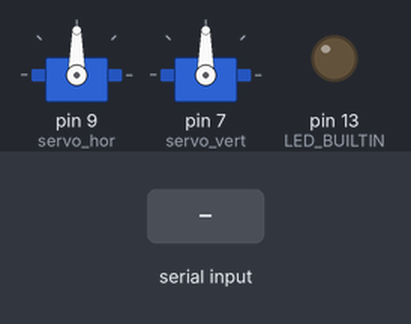
A sketch run on a simulated Arduino Uno, built with avr-gcc and run on an emulated ATmega328P. On the bench: 2 × servo, output pins drawn as LEDs (lit = HIGH). Inputs (shaded band) come from the test bench.

Above: at 1.2 s.
1.3 s: "1\n" received over Serial
At 2.1 s:
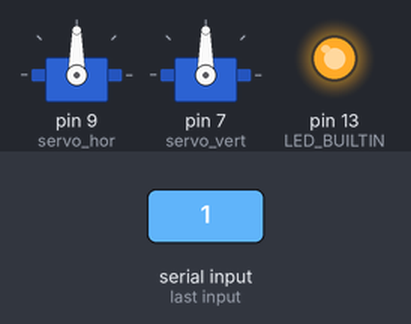
2.8 s: "90,45\n" received over Serial
At 3.2 s:
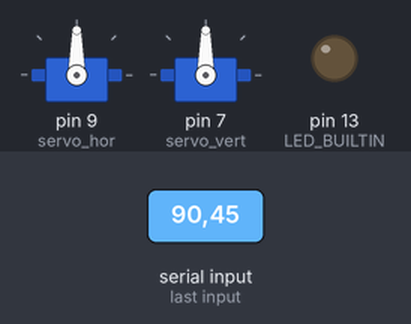
Timing chart, 0 to 5.8 s (numbered marks = the images above; inputs shaded):
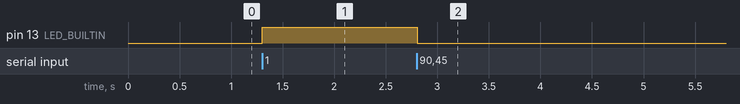

The sketch:

shoot_and_move.ino
```cpp
#include <Servo.h>

Servo servo_hor;
Servo servo_vert;// create servo object to control a servo
// twelve servo objects can be created on most boards

int pos_hor = 90;
int pos_vert = 90;// variable to store the servo position
int d;
int x;
int dx = 3;
int dy = 3;

void setup() {
  Serial.begin(9600);
  Serial.setTimeout(1);
  servo_hor.attach(9);
  servo_vert.attach(7);
  pinMode(LED_BUILTIN, OUTPUT);
}

void loop() {
  while (!Serial.available());
  x = Serial.readString().toInt();
  d = Serial.readString().toInt();
  servo_hor.write(pos_hor);
  servo_vert.write(pos_vert);

  if (d == 2) {
    pos_vert += dy;
    servo_vert.write(pos_vert);
  }
  if (d == -2) {
    pos_vert -= dy;
    servo_vert.write(pos_vert);
  }

  if (d == 3) {
    pos_hor += dx;
    servo_hor.write(pos_hor);
  }

  if (d == -3) {
    pos_hor -= dx;
    servo_hor.write(pos_hor);
  }

  if (x == 1){
    digitalWrite(LED_BUILTIN, HIGH);   // turn the LED on (HIGH is the voltage level
  }
  else {
    digitalWrite(LED_BUILTIN, LOW);    // turn the LED off by making the voltage LOW
  }

  }
```

Measured:
- after the input at 1.3 s, pin 13 (LED_BUILTIN): LOW → HIGH at once
- after the input at 2.8 s, pin 13 (LED_BUILTIN): HIGH → LOW at once
